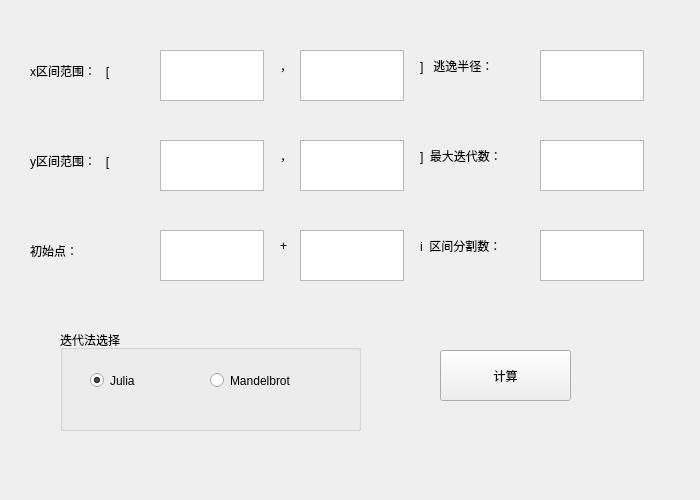
<?xml version="1.0" encoding="UTF-8"?>
<ui version="4.0">
 <class>E1t4</class>
 <widget class="QWidget" name="E1t4">
  <property name="geometry">
   <rect>
    <x>0</x>
    <y>0</y>
    <width>700</width>
    <height>500</height>
   </rect>
  </property>
  <property name="windowTitle">
   <string>Form</string>
  </property>
  <widget class="QLabel" name="label">
   <property name="geometry">
    <rect>
     <x>30</x>
     <y>40</y>
     <width>131</width>
     <height>61</height>
    </rect>
   </property>
   <property name="text">
    <string>x区间范围：   [</string>
   </property>
  </widget>
  <widget class="QPlainTextEdit" name="plainTextEdit">
   <property name="geometry">
    <rect>
     <x>160</x>
     <y>50</y>
     <width>104</width>
     <height>51</height>
    </rect>
   </property>
  </widget>
  <widget class="QLabel" name="label_2">
   <property name="geometry">
    <rect>
     <x>280</x>
     <y>50</y>
     <width>72</width>
     <height>31</height>
    </rect>
   </property>
   <property name="text">
    <string>，</string>
   </property>
  </widget>
  <widget class="QPlainTextEdit" name="plainTextEdit_2">
   <property name="geometry">
    <rect>
     <x>300</x>
     <y>50</y>
     <width>104</width>
     <height>51</height>
    </rect>
   </property>
  </widget>
  <widget class="QLabel" name="label_3">
   <property name="geometry">
    <rect>
     <x>420</x>
     <y>50</y>
     <width>111</width>
     <height>31</height>
    </rect>
   </property>
   <property name="text">
    <string>]   逃逸半径：</string>
   </property>
  </widget>
  <widget class="QLabel" name="label_4">
   <property name="geometry">
    <rect>
     <x>420</x>
     <y>140</y>
     <width>121</width>
     <height>31</height>
    </rect>
   </property>
   <property name="text">
    <string>]  最大迭代数：</string>
   </property>
  </widget>
  <widget class="QPlainTextEdit" name="plainTextEdit_3">
   <property name="geometry">
    <rect>
     <x>300</x>
     <y>140</y>
     <width>104</width>
     <height>51</height>
    </rect>
   </property>
  </widget>
  <widget class="QPlainTextEdit" name="plainTextEdit_4">
   <property name="geometry">
    <rect>
     <x>160</x>
     <y>140</y>
     <width>104</width>
     <height>51</height>
    </rect>
   </property>
  </widget>
  <widget class="QLabel" name="label_5">
   <property name="geometry">
    <rect>
     <x>280</x>
     <y>140</y>
     <width>16</width>
     <height>31</height>
    </rect>
   </property>
   <property name="text">
    <string>，</string>
   </property>
  </widget>
  <widget class="QLabel" name="label_6">
   <property name="geometry">
    <rect>
     <x>30</x>
     <y>130</y>
     <width>131</width>
     <height>61</height>
    </rect>
   </property>
   <property name="text">
    <string>y区间范围：   [</string>
   </property>
  </widget>
  <widget class="QGroupBox" name="groupBox">
   <property name="geometry">
    <rect>
     <x>60</x>
     <y>330</y>
     <width>301</width>
     <height>101</height>
    </rect>
   </property>
   <property name="title">
    <string>迭代法选择</string>
   </property>
   <widget class="QRadioButton" name="radioButton">
    <property name="geometry">
     <rect>
      <x>30</x>
      <y>30</y>
      <width>115</width>
      <height>41</height>
     </rect>
    </property>
    <property name="text">
     <string>Julia</string>
    </property>
    <property name="checked">
     <bool>true</bool>
    </property>
   </widget>
   <widget class="QRadioButton" name="radioButton_2">
    <property name="geometry">
     <rect>
      <x>150</x>
      <y>30</y>
      <width>115</width>
      <height>41</height>
     </rect>
    </property>
    <property name="text">
     <string>Mandelbrot</string>
    </property>
   </widget>
  </widget>
  <widget class="QPushButton" name="pushButton">
   <property name="geometry">
    <rect>
     <x>440</x>
     <y>350</y>
     <width>131</width>
     <height>51</height>
    </rect>
   </property>
   <property name="text">
    <string>计算</string>
   </property>
  </widget>
  <widget class="QLabel" name="label_7">
   <property name="geometry">
    <rect>
     <x>420</x>
     <y>230</y>
     <width>121</width>
     <height>31</height>
    </rect>
   </property>
   <property name="text">
    <string>i  区间分割数：</string>
   </property>
  </widget>
  <widget class="QLabel" name="label_8">
   <property name="geometry">
    <rect>
     <x>280</x>
     <y>230</y>
     <width>72</width>
     <height>31</height>
    </rect>
   </property>
   <property name="text">
    <string>+</string>
   </property>
  </widget>
  <widget class="QPlainTextEdit" name="plainTextEdit_5">
   <property name="geometry">
    <rect>
     <x>300</x>
     <y>230</y>
     <width>104</width>
     <height>51</height>
    </rect>
   </property>
  </widget>
  <widget class="QPlainTextEdit" name="plainTextEdit_6">
   <property name="geometry">
    <rect>
     <x>160</x>
     <y>230</y>
     <width>104</width>
     <height>51</height>
    </rect>
   </property>
  </widget>
  <widget class="QLabel" name="label_9">
   <property name="geometry">
    <rect>
     <x>30</x>
     <y>220</y>
     <width>131</width>
     <height>61</height>
    </rect>
   </property>
   <property name="text">
    <string>初始点：</string>
   </property>
  </widget>
  <widget class="QPlainTextEdit" name="plainTextEdit_7">
   <property name="geometry">
    <rect>
     <x>540</x>
     <y>50</y>
     <width>104</width>
     <height>51</height>
    </rect>
   </property>
  </widget>
  <widget class="QPlainTextEdit" name="plainTextEdit_8">
   <property name="geometry">
    <rect>
     <x>540</x>
     <y>140</y>
     <width>104</width>
     <height>51</height>
    </rect>
   </property>
  </widget>
  <widget class="QPlainTextEdit" name="plainTextEdit_9">
   <property name="geometry">
    <rect>
     <x>540</x>
     <y>230</y>
     <width>104</width>
     <height>51</height>
    </rect>
   </property>
  </widget>
 </widget>
 <resources/>
 <connections/>
</ui>
